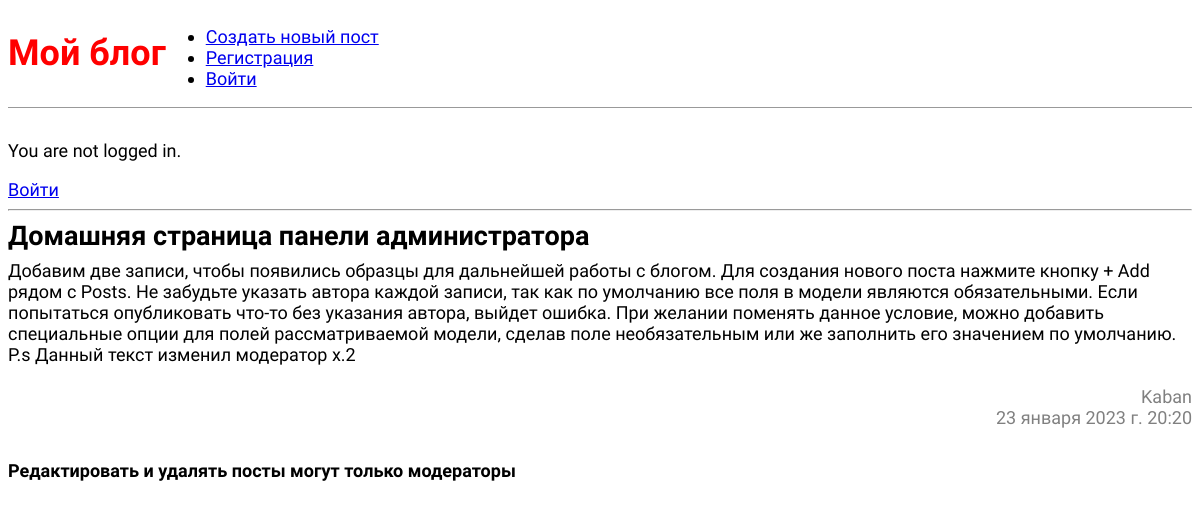
Before: /post/1/ with the older database file.
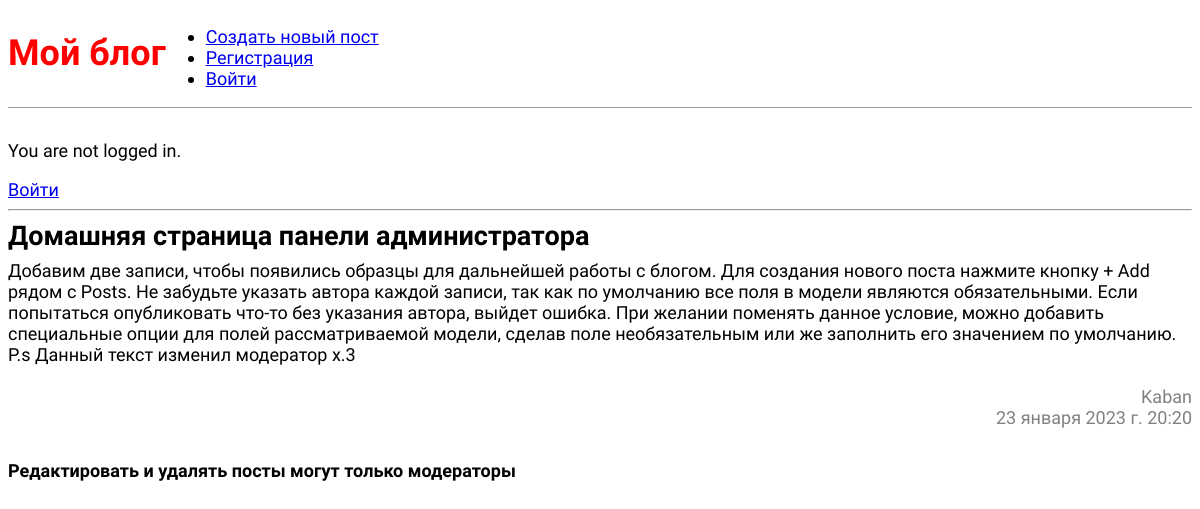
After: the same page with the newer database file.
### blog/models.py (models this page shows, shortened)
class Post(models.Model):
    title = models.CharField(max_length=200)  # Строковое поле, для строк малого и большого размера.
    author = models.ForeignKey(
        'auth.User',
        on_delete=models.CASCADE,  # Если удалиться пользователь, то и его статьи удаляться(каскадное отношение)
    )
    body = models.TextField()  # Большое текстовое поле
    time_create = models.DateTimeField(default=datetime.datetime.now())

### blog/views.py (the view)
# urls.py: path("post/<int:pk>/", BlogDetailView.as_view(), name='post_detail'),
class BlogDetailView(DetailView):
    model = Post
    template_name = 'post_detail.html'

### templates/post_detail.html
{% extends 'base.html' %}
{% block content %}
  <div class="post-entry">
    <h2>{{ object.title }}</h2>
    <p>{{ object.body }}</p>
    <br>
    <p class="date">{{ object.author }}</p>
    <p class="date">{{ object.time_create }}</p>
  </div>
  {% if user.id == 1 %}
  <a href='{% url 'post_edit' post.pk %}'>Редактировать</a>
  <a style="color: red;" href="{% url 'post_delete' post.pk %}">Удалить</a>
  <p>{{ user.group.name }}</p>
  {% else %}
  <b>Редактировать и удалять посты могут только модераторы</b>
  {% endif %}
{% endblock content %}

Changed rows visible on the page:
changed Post "Домашняя страница панели администратора": body "…Данный текст изменил модератор x.2" → "…Данный текст изменил модератор x.3"
